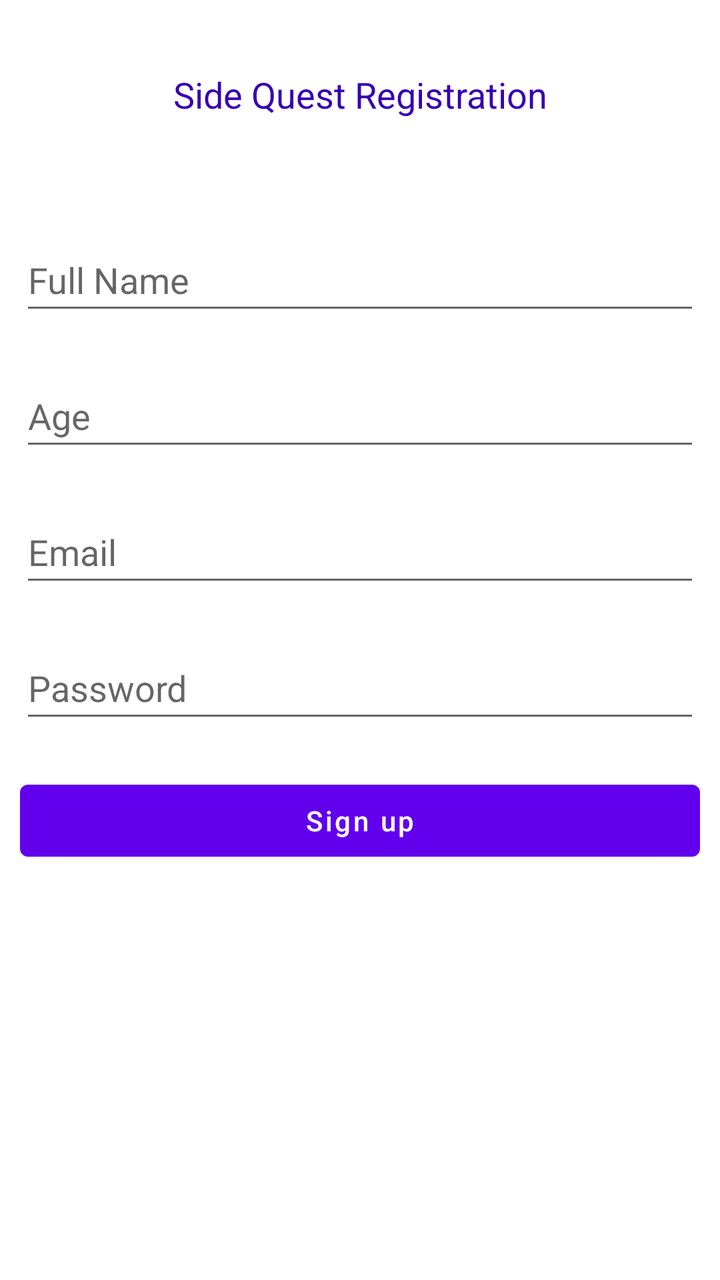
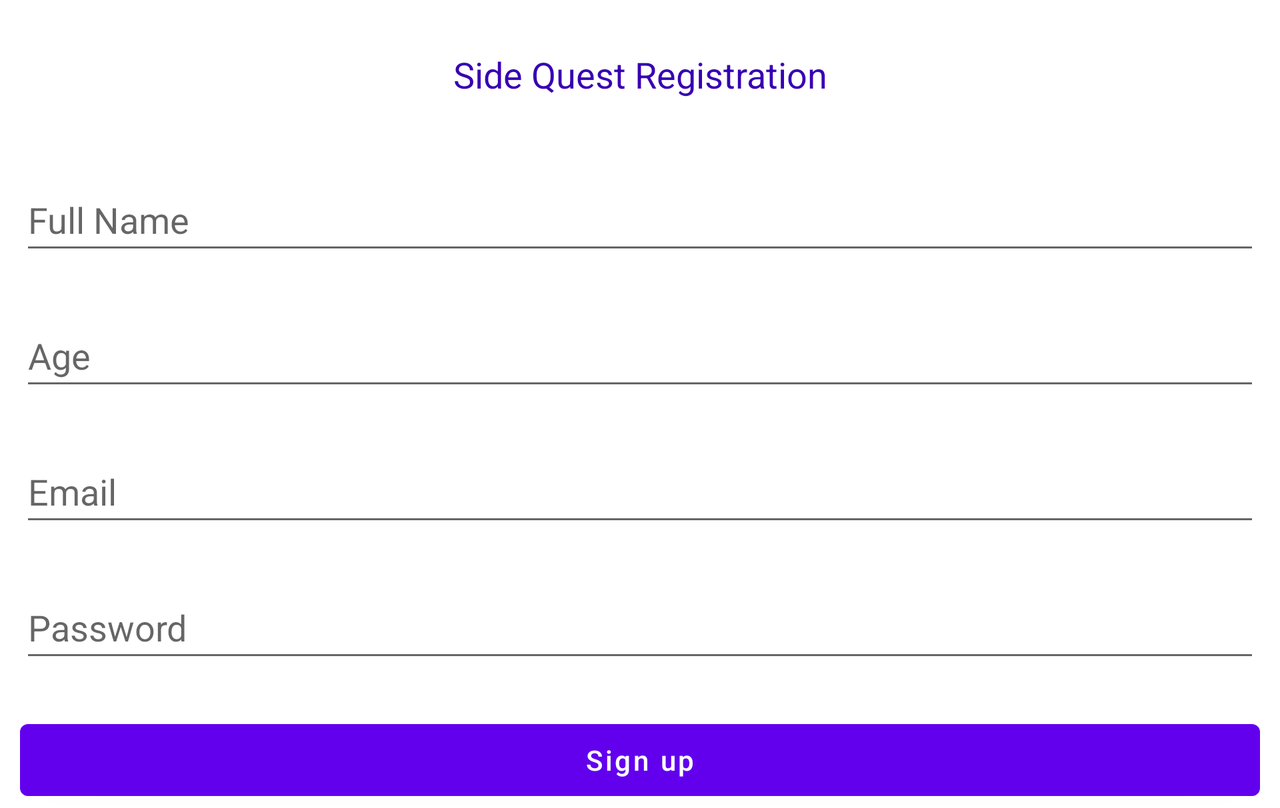

First picture: res/layout/ on a phone held upright. Second picture: the repository's own variant of that layout, on a device whose configuration matches the variant's folder. Source for both follows.
<!-- AndroidManifest.xml: application theme Theme.FinalProject475 -->
<!-- res/layout/activity_register_user.xml -->
<?xml version="1.0" encoding="utf-8"?>
<RelativeLayout
    xmlns:android="http://schemas.android.com/apk/res/android"
    xmlns:tools="http://schemas.android.com/tools"
    android:layout_width="match_parent"
    android:layout_height="match_parent"
    tools:context=".RegisterUser">

    
    <TextView
        android:id="@+id/idTVHeader"
        android:layout_width="match_parent"
        android:layout_height="wrap_content"
        android:layout_marginTop="30dp"
        android:gravity="center_horizontal"
        android:padding="5dp"
        android:text="Side Quest Registration"
        android:textAlignment="center"
        android:textColor="@color/purple_700"
        android:textSize="18sp" />

    
    <EditText
        android:id="@+id/idFullName"
        android:layout_width="match_parent"
        android:layout_height="wrap_content"
        android:layout_below="@id/idTVHeader"
        android:layout_marginStart="10dp"
        android:layout_marginTop="50dp"
        android:layout_marginEnd="10dp"
        android:hint="Full Name"
        android:inputType="textPersonName"
        android:minHeight="48dp" />

    
    <EditText
        android:id="@+id/idAge"
        android:layout_width="match_parent"
        android:layout_height="wrap_content"
        android:layout_below="@id/idFullName"
        android:layout_marginStart="10dp"
        android:layout_marginTop="20dp"
        android:layout_marginEnd="10dp"
        android:hint="Age"
        android:inputType="number"
        android:minHeight="48dp" />

    <EditText
        android:id="@+id/idEmail"
        android:layout_width="match_parent"
        android:layout_height="wrap_content"
        android:layout_below="@id/idAge"
        android:layout_marginStart="10dp"
        android:layout_marginTop="20dp"
        android:layout_marginEnd="10dp"
        android:hint="Email"
        android:inputType="textEmailAddress"
        android:minHeight="48dp" />

    <EditText
        android:id="@+id/idPassword"
        android:layout_width="match_parent"
        android:layout_height="wrap_content"
        android:layout_below="@id/idEmail"
        android:layout_marginStart="10dp"
        android:layout_marginTop="20dp"
        android:layout_marginEnd="10dp"
        android:hint="Password"
        android:inputType="textPassword"
        android:minHeight="48dp" />

    
    <Button
        android:id="@+id/idBtnReg"
        android:layout_width="match_parent"
        android:layout_height="wrap_content"
        android:layout_below="@id/idPassword"
        android:layout_marginStart="10dp"
        android:layout_marginTop="20dp"
        android:layout_marginEnd="10dp"
        android:text="Sign up"
        android:textAllCaps="false" />

</RelativeLayout>
<!-- resources referenced by this layout -->
<resources>
  <style name="Theme.FinalProject475" parent="Theme.MaterialComponents.DayNight.DarkActionBar">
          
          <item name="colorPrimary">@color/purple_500</item>
          <item name="colorPrimaryVariant">@color/purple_700</item>
          <item name="colorOnPrimary">@color/white</item>
          
          <item name="colorSecondary">@color/teal_200</item>
          <item name="colorSecondaryVariant">@color/teal_700</item>
          <item name="colorOnSecondary">@color/black</item>
          
          <item name="android:statusBarColor">?attr/colorPrimaryVariant</item>
          
      </style>
</resources>
<!-- res/layout-land/activity_register_user.xml (the repository's variant of the layout above) -->
<!-- drawn on the phone turned sideways -->
<?xml version="1.0" encoding="utf-8"?>
<ScrollView
    xmlns:android="http://schemas.android.com/apk/res/android"
    xmlns:tools="http://schemas.android.com/tools"
    android:layout_width="fill_parent"
    android:layout_height="fill_parent"
    android:fillViewport="true">
<RelativeLayout
    xmlns:android="http://schemas.android.com/apk/res/android"
    xmlns:tools="http://schemas.android.com/tools"
    android:layout_width="match_parent"
    android:layout_height="match_parent"
    tools:context=".RegisterUser">

    
    <TextView
        android:id="@+id/idTVHeader"
        android:layout_width="match_parent"
        android:layout_height="wrap_content"
        android:layout_marginTop="20dp"
        android:gravity="center_horizontal"
        android:padding="5dp"
        android:text="Side Quest Registration"
        android:textAlignment="center"
        android:textColor="@color/purple_700"
        android:textSize="18sp" />

    
    <EditText
        android:id="@+id/idFullName"
        android:layout_width="match_parent"
        android:layout_height="wrap_content"
        android:layout_below="@id/idTVHeader"
        android:layout_marginStart="10dp"
        android:layout_marginTop="30dp"
        android:layout_marginEnd="10dp"
        android:hint="Full Name"
        android:inputType="textPersonName"
        android:minHeight="48dp" />

    
    <EditText
        android:id="@+id/idAge"
        android:layout_width="match_parent"
        android:layout_height="wrap_content"
        android:layout_below="@id/idFullName"
        android:layout_marginStart="10dp"
        android:layout_marginTop="20dp"
        android:layout_marginEnd="10dp"
        android:hint="Age"
        android:inputType="number"
        android:minHeight="48dp" />

    <EditText
        android:id="@+id/idEmail"
        android:layout_width="match_parent"
        android:layout_height="wrap_content"
        android:layout_below="@id/idAge"
        android:layout_marginStart="10dp"
        android:layout_marginTop="20dp"
        android:layout_marginEnd="10dp"
        android:hint="Email"
        android:inputType="textEmailAddress"
        android:minHeight="48dp" />

    <EditText
        android:id="@+id/idPassword"
        android:layout_width="match_parent"
        android:layout_height="wrap_content"
        android:layout_below="@id/idEmail"
        android:layout_marginStart="10dp"
        android:layout_marginTop="20dp"
        android:layout_marginEnd="10dp"
        android:hint="Password"
        android:inputType="textPassword"
        android:minHeight="48dp" />

    
    <Button
        android:id="@+id/idBtnReg"
        android:layout_width="match_parent"
        android:layout_height="wrap_content"
        android:layout_below="@id/idPassword"
        android:layout_marginStart="10dp"
        android:layout_marginTop="20dp"
        android:layout_marginEnd="10dp"
        android:text="Sign up"
        android:textAllCaps="false" />

</RelativeLayout>
</ScrollView>
